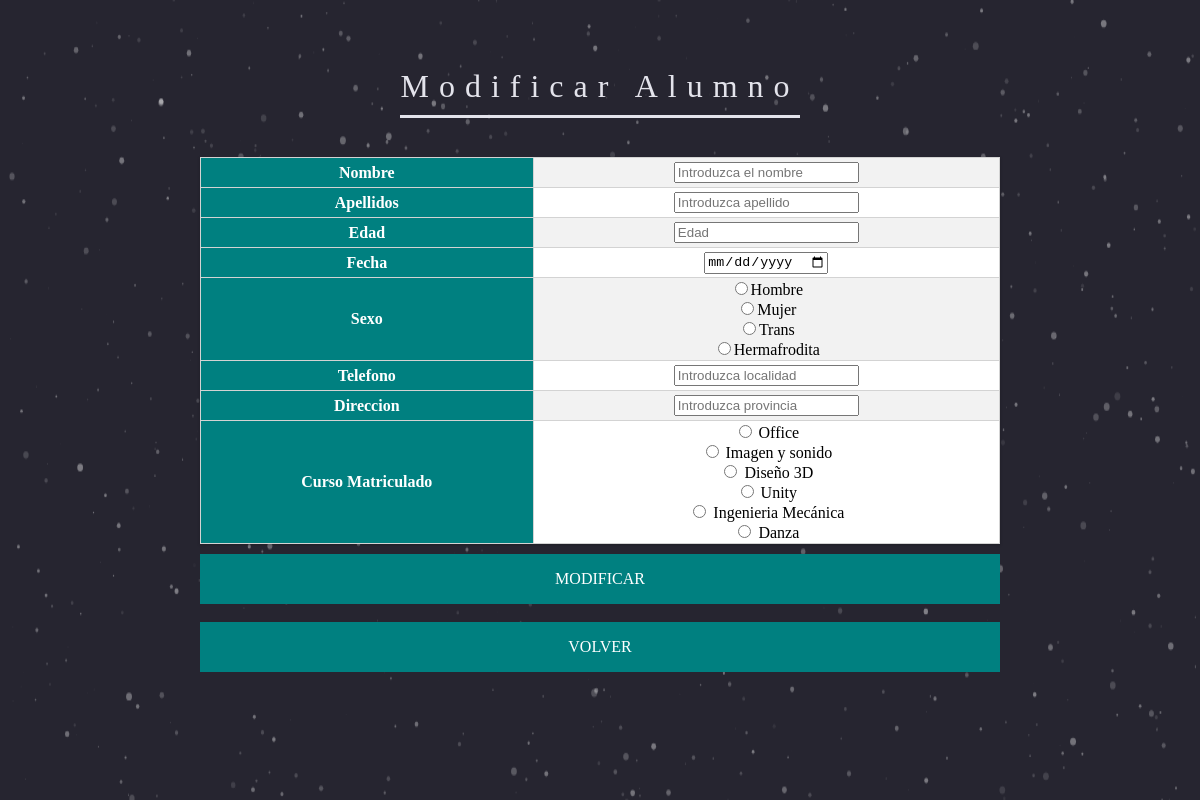
Screenshot of /vistas/alumnos/modificarAlumno.php with the database file from the repository.
### tables this page shows
CREATE TABLE IF NOT EXISTS `cursos` (
  `id_curso` int(20) NOT NULL,
  `nombre_curso` varchar(20) NOT NULL,
  `imagen_curso` varchar(200) DEFAULT NULL
);

### controladores/dbManager.php (called while the page is built, shortened)
<?php
class gestorBD
{
	private $host = "mysql.hostinger.es";
	private $user = "u316672289_admin";
	private $pass = "cagoenla";
	private $dbname = "u316672289_acces";
	private $dbh;
	private $stmt;
public function __construct()
{
	$dsn = 'mysql:host='.$this->host.';dbname='.$this->dbname;
	$options = array(
   		 PDO::ATTR_PERSISTENT => true,
    	 PDO::ATTR_ERRMODE => PDO::ERRMODE_EXCEPTION,
		 PDO::MYSQL_ATTR_INIT_COMMAND => "SET NAMES utf8"
	);
	try {
		$this->dbh = new PDO($dsn,$this->user,$this->pass, $options);
	}catch (PDOException $e) {
    	$this->error = $e->getMessage();
	    throw new Exception("GestorBD error en el CONSTRUCT -->".$e->getMessage());
	}
}
public function query($query){
    $this->stmt = $this->dbh->prepare($query);
}
public function bind($param, $value){
     if (is_null($value))
              $type = PDO::PARAM_NULL;
    $this->stmt->bindValue($param, $value, $type);
}
public function execute(){
	try
	{
    	return $this->stmt->execute();
	}catch (PDOException $e) {
		 throw new Exception("GestorBD error en el EXECUTE -->".$e->getMessage());
	}
}
public function resultset(){
    $this->execute();
    return $this->stmt->fetchAll(PDO::FETCH_ASSOC);
}
public function single(){
    $this->execute();
    return $this->stmt->fetch(PDO::FETCH_ASSOC);
}
}
?>

### vistas/alumnos/modificarAlumno.php (the view, shortened to what this page needs)
<?php
include '../../controladores/dbManager.php';
$miBBDD = new gestorBD();
$miBBDD->query("SELECT * FROM alumnos WHERE alumnos.id_alumno=:id");
$miBBDD->bind(":id", filter_input(INPUT_GET, "id"));
$alumno = $miBBDD->single();
$miBBDD->query("SELECT id_curso, nombre_curso FROM cursos");
$cursos = $miBBDD->resultset();
?>
<html>
    <head>
        <link rel="stylesheet" type="text/css" href="../../css/estilosMenu.css">
        <link href="../../css/estilos.css" rel="stylesheet" type="text/css"/>
    <body>
        <div id="dust">
        </div>
        <div id="miTabla">
            <div class="title">
                <center><h1>Modificar Alumno</h1></center>
            </div><br>
            </head>
            <form action="../../controladores/modificarAlumnoController.php" method="POST" enctype="multipart/form-data" id="modificarAlumno">
                <table>
                    <tbody>
                    <tr>
                        <th class="gris">Nombre</th>
                        <td><input type="text" name="nombre" placeholder="Introduzca el nombre" value="<?php echo $alumno["nombre_alumno"]; ?>" required></td>
                    </tr><tr>
                        <th class="gris">Apellidos</th>
                        <td><input type="text" name="apellidos" placeholder="Introduzca apellido"  value="<?php echo $alumno["apellido_alumno"]; ?>" required/></td>
                    </tr><tr>
                        <th class="gris">Edad</th>
                        <td><input type="text" name="edad" placeholder="Edad" min="1" max="60" value="<?php echo $alumno["edad_alumno"]; ?>" required/></td>
                    </tr><tr>
                        <th class="gris">Fecha</th>
                        <td><input type="date" name="fecha" value="<?php echo $alumno["fecha_alumno"]; ?>" required/></td>
                    </tr><tr>
                        <th class="gris">Sexo</th>
                        <td>
                            <input type="radio" name="sexo" value="1"<?php
if ($alumno["sexo_alumno"] == 1) {
    echo "checked";
}
?>/>Hombre
                            <br>
                            <input type="radio" name="sexo" value="2"<?php
                            ?>/>Mujer
                            <br>
                            <input type="radio" name="sexo" value="3"<?php
                                   ?>/>Trans
                            <br>
                            <input type="radio" name="sexo" value="4"<?php
                                   if ($alumno["sexo_alumno"] == 4) {
                                       echo "checked";
                                   }
                                   ?>/>Hermafrodita</td>
                    </tr><tr>
                        <th class="gris">Telefono</th>
                        <td><input type="text" name="telefono" placeholder="Introduzca localidad"  value="<?php echo $alumno["telefono_alumno"]; ?>" required/></td>
                    </tr><tr>
                        <th class="gris">Direccion</th>
                        <td><input type="text" name="direccion" placeholder="Introduzca provincia"  value="<?php echo $alumno["direccion_alumno"]; ?>" required/></td>
                    </tr><tr>
                        <th class="gris">Curso Matriculado</th>
                        <td> <?php
                            foreach ($cursos as $curso) {
                                ?>
                                <input type="radio" name="idCurso" value="<?php echo $curso["id_curso"]; ?>" required <?php
                            if ($curso["id_curso"] == $alumno["id_curso"]) {
                                echo "checked";
                            }
                                ?>/>
                                <?php echo $curso["nombre_curso"]; ?><br>
                                <?php
                            }
                            ?>
                        </td>
                    </tr>
                    </tbody>
                </table>
                <center>
                    <div onclick="submitForm()" class="mano">
                        <div class="cube flip-to-top">
                            <div class="estado-defecto alumnos">
                                <span>Modificar</span>
                            </div>
                        </div>
                    </div>
                </center>
                <br>
                <center><a href="alumnos.php"><div class="cube flip-to-top">
                            <div class="estado-defecto alumnos">
                                <span>Volver</span>
                            </div>
                        </div></a>
                </center>
            </form>
    </body>
</html>

### css/estilosMenu.css (style rules this page uses)
a { color:#fff; text-decoration:none; }
.cube { width: 100%; height: 50px; -webkit-transition: all 250ms ease; -moz-transition: all 250ms ease; -o-transition: all 250ms ease; transition: all 250ms ease; -webkit-transform-style: preserve-3d; -moz-transform-style: preserve-3d; -o-transform-style: preserve-3d; -ms-transform-style: preserve-3d; transform-style: preserve-3d; }
.estado-defecto,.estado-activo { height: 50px; }
.estado-defecto { -webkit-transform: translateZ(25px); -moz-transform: translateZ(25px); -o-transform: translateZ(25px); -ms-transform: translateZ(25px); transform: translateZ(25px); }
.cube { text-align: center; margin: 0 auto; }
.estado-defecto, .estado-activo { font-size: 16px; text-transform: uppercase; color: #fff; line-height: 50px; -webkit-transition: background 250ms ease; -moz-transition: background 250ms ease; -o-transition: background 250ms ease; transition: background 250ms ease; }
.alumnos { background: #008080; }
body { font-family: 'Libre Baskerville', serif; background: #262530; text-align: center; -webkit-font-smoothing: antialiased; -moz-osx-font-smoothing: grayscale; }
#dust { position: absolute; width: 99%; top: 0; }
.title { -webkit-transform: scale(0); transform: scale(0); -webkit-filter: blur(10px); filter: blur(10px); }
h1 { font-size: 2em; margin-top: 50px; opacity: 1; position: relative; color: #E3E3EB; font-weight: 400; text-align: center; padding-bottom: 10px; display: inline-block; border-bottom: 3px solid #E3E3EB; letter-spacing: 10px; }
.title { -webkit-animation-name: zoomIn; animation-name: zoomIn; -webkit-animation-duration: 1.2s; animation-duration: 1.2s; -webkit-animation-timing-function: ease-out; animation-timing-function: ease-out; -webkit-animation-delay: 0.2s; animation-delay: 0.2s; -webkit-animation-direction: alternate; animation-direction: alternate; -webkit-animation-iteration-count: 1; animation-iteration-count: 1; -webkit-animation-fill-mode: forwards; animation-fill-mode: forwards; -webkit-animation-play-state: running; animation-play-state: running; }

### css/estilos.css (style rules this page uses)
body { font-family: 'Verdana'; background: #262530; }
#miTabla { margin: 0 auto; padding: 10px; max-width: 800px; }
#dust { position: absolute; width: 99%; top: 0; z-index: -1; }
table { border-collapse: collapse; margin: 0 0 10px 0; width: 100%; box-shadow: 0 1px 3px rgba(0, 0, 0, 0.2); display: table; z-index: 1; }
table,th,tr,td { border: 1px solid #D3D3D3; }
th,td { text-align: center; vertical-align: central; height: 30px; }
.gris { font-weight: 900; color: #ffffff; background: #008080; }
tr:nth-child(even) { background-color: #f2f2f2; }
tr:nth-child(odd) { background-color: #ffffff; }
h1 { font-family: 'Libre Baskerville', serif; font-size: 2em; margin-top: 50px; opacity: 1; position: relative; color: #E3E3EB; font-weight: 400; text-align: center; padding-bottom: 10px; display: inline-block; border-bottom: 3px solid #E3E3EB; letter-spacing: 10px; }

### rows the page displays
cursos: nombre_curso "Office"
cursos: nombre_curso "Imagen y sonido"
cursos: nombre_curso "Diseño 3D"
cursos: nombre_curso "Unity"
cursos: nombre_curso "Ingenieria Mecánica"
cursos: nombre_curso "Danza"
